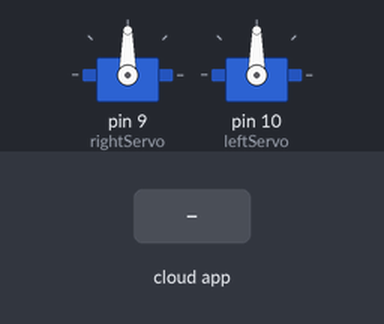
The sketch below on a simulated Arduino Uno, built with avr-gcc and run on an emulated ATmega328P. Parts: 2 × servo. The inputs (shaded band) are chosen by the test bench. The ROS host is connected and sends only what is stated.

Above: at 1.2 s.
1.3 s: the phone or cloud app sets linear.x to -100
At 1.6 s:
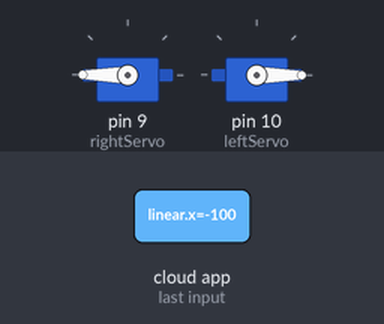
4.3 s: the phone or cloud app sets linear.x to 100
At 5.1 s:
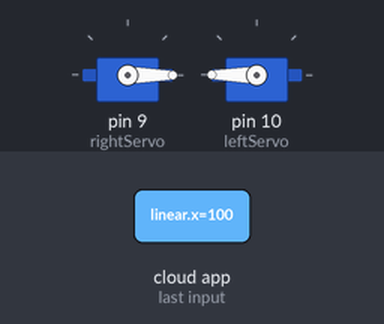
7.3 s: the phone or cloud app sets angular.z to -100
At 8.6 s:
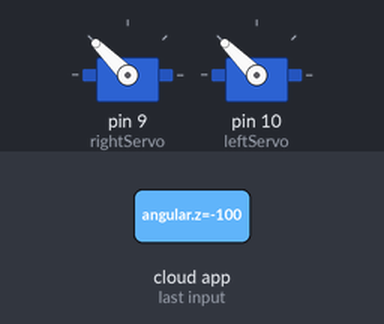
10.3 s: the phone or cloud app sets angular.z to 100
At 10.8 s:
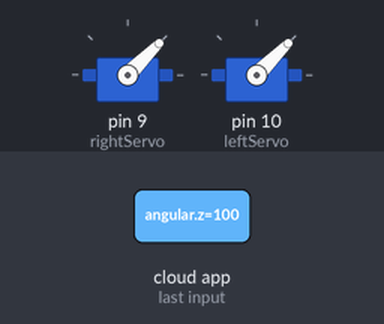
13.3 s: the phone or cloud app sets angular.z to 0
At 14.3 s:
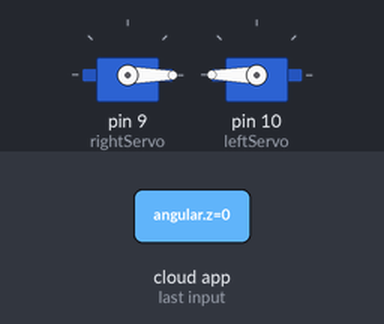
Timing chart, 0 to 17.3 s (numbered marks = the images above; inputs shaded):
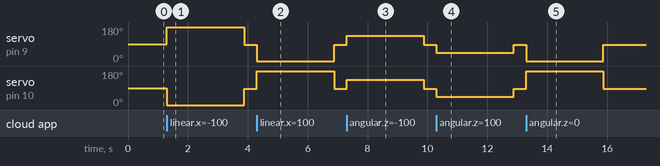

Measured:
- after the input at 1.3 s, servo on pin 9 (rightServo): 90° → 180° at once, → 85° 2.6 s later; servo on pin 10 (leftServo): 90° → 0° at once, → 85° 2.6 s later
- after the input at 4.3 s, servo on pin 9 (rightServo): 85° → 0° at once, → 85° 2.6 s later; servo on pin 10 (leftServo): 85° → 180° at once, → 85° 2.6 s later
- after the input at 7.3 s, servo on pin 9 (rightServo), servo on pin 10 (leftServo): 85° → 135° at once, → 85° 2.6 s later
- after the input at 10.3 s, servo on pin 9 (rightServo), servo on pin 10 (leftServo): 85° → 45° at once, → 85° 2.6 s later
- after the input at 13.3 s, servo on pin 9 (rightServo): 85° → 0° at once, → 85° 2.6 s later; servo on pin 10 (leftServo): 85° → 180° at once, → 85° 2.6 s later

The sketch:

MotorControl.ino
```cpp
//Controlling Servo motors using ROS Twist keyboard
//rosrun rosserial_python serial_node.py /dev/ttyACM0
//rosrun teleop_twist_keyboard teleop_twist_keyboard.py


#if defined(ARDUINO) && ARDUINO >= 100
#include "Arduino.h"
#else
#include <WProgram.h>
#endif

#include <stdlib.h>
#include <ros.h>
#include <geometry_msgs/Twist.h>
#include <std_msgs/String.h>
#include <Servo.h>
#include <std_msgs/UInt16.h>

ros::NodeHandle nh;
geometry_msgs::Twist msg;

float move1;
float move2;


Servo leftServo;
Servo rightServo;

/// Servo servo;

void left_servo_cb( const std_msgs::UInt16& cmd_msg)
{
  leftServo.write(cmd_msg.data); //set servo angle, should be from 0-180
  digitalWrite(13, HIGH-digitalRead(13));  //toggle led
}


void right_servo_cb( const std_msgs::UInt16& cmd_msg)
{
  rightServo.write(cmd_msg.data); //set servo angle, should be from 0-180
  digitalWrite(13, HIGH-digitalRead(13));  //toggle led
}

void callback(const geometry_msgs::Twist& cmd_vel)
{
  move1 = cmd_vel.linear.x;
  move2 = cmd_vel.angular.z;
  if (move1 > 0 && move2 == 0)
  {
    front();
  }
  else if (move1 > 0 && move2 > 0 )
  {
    left();
  }
  else if (move1 > 0 && move2 < 0 )
  {
    right();
  }
  else if (move1 < 0)
  {
    back();
  }
  else
  {
    die();
  }
}

ros::Subscriber <geometry_msgs::Twist> sub("/cmd_vel", callback);
int PauseTime = 2580;

void setup() {

  nh.initNode();
  nh.subscribe(sub);
  rightServo.attach(9);
  leftServo.attach(10);

}

void loop() {
  nh.spinOnce();
  delay(1);
}

void front()
{
  leftServo.write(180);
  rightServo.write(0);
  delay(PauseTime);
  die();

}
void back()
{
  leftServo.write(0);
  rightServo.write(180);
  delay(PauseTime);
  die();
}
void left()
{
  leftServo.write(45);
  rightServo.write(45);
  delay(PauseTime);
  die();

}
void right()
{
  leftServo.write(135);
  rightServo.write(135);
  delay(PauseTime);
  die();
}
void die()
{
  leftServo.write(85);
  rightServo.write(85);
}
```
